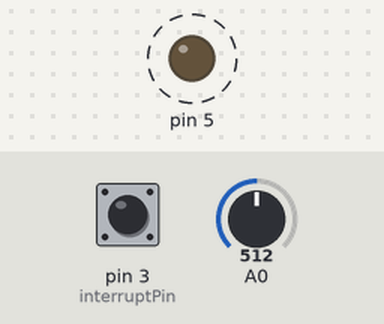
Recording of a sketch running on a simulated Arduino Uno, built with avr-gcc and run on an emulated ATmega328P. Shown: output pins drawn as LEDs (lit = HIGH). Dashed ring = blinking. Inputs (shaded band) come from the test bench; at power-on: A0 = 512, pin 3 (interruptPin) LOW. What the sketch prints to the serial monitor is not drawn.

Above: at 1.2 s.
1.3 s: A0 set to 716
4.3 s: pin 3 (interruptPin) pulled HIGH for 0.15 s
7.3 s: pin 3 (interruptPin) pulled HIGH for 1 s
At 7.41 s:
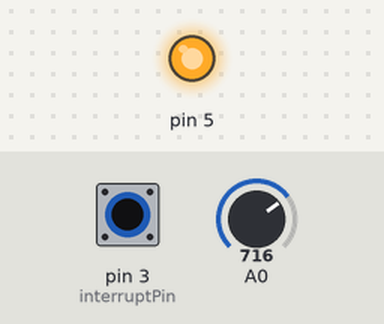
Timing chart, 0 to 16.5 s (numbered marks = the images above; inputs shaded):
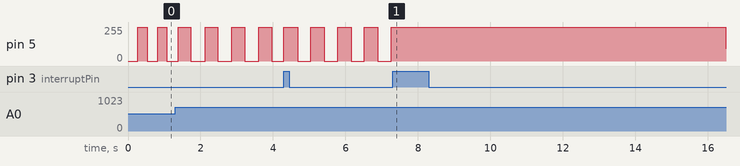

The sketch:

cli22_P02_Part1.ino
```cpp
#include "Waveforms.h"
volatile byte state = LOW;
long oneHzSample = 1000000/maxSamplesNum;
int index = 0;
int waveForm =0;
void setup() {
  // put your setup code here, to run once:
  Serial.begin(9600);
  const byte interruptPin = 3;
  attachInterrupt(digitalPinToInterrupt(interruptPin),stop,RISING);
}

void loop() {
  // put your main code here, to run repeatedly:
  int var;
  int mapped;
  var = analogRead(A0);
  mapped = map(var,0,1023,0,oneHzSample);
  if(waveForm==0){
    analogWrite(5,waveformsTable[index]);
    Serial.println(waveformsTable[index]);
    }
  if(waveForm==1){
    analogWrite(5,waveformsTable[index+maxSamplesNum]);
    Serial.println(waveformsTable[index+maxSamplesNum]);
    }
  if(waveForm==2){
    analogWrite(5,waveformsTable[index+maxSamplesNum*2]);
    Serial.println(waveformsTable[index+maxSamplesNum*2]);
    }
  if(waveForm==3){
    analogWrite(5,waveformsTable[index+maxSamplesNum*3]);
    Serial.println(waveformsTable[index+maxSamplesNum*3]);
    }
  index+=1;
  index = index%maxSamplesNum;
  delayMicroseconds(mapped);
}


void stop(){
  index=0;
  state = !state;
  waveForm += 1;
  waveForm = waveForm%4;
  }
```

Source omitted: Waveforms.h (data table, 2772 bytes)
